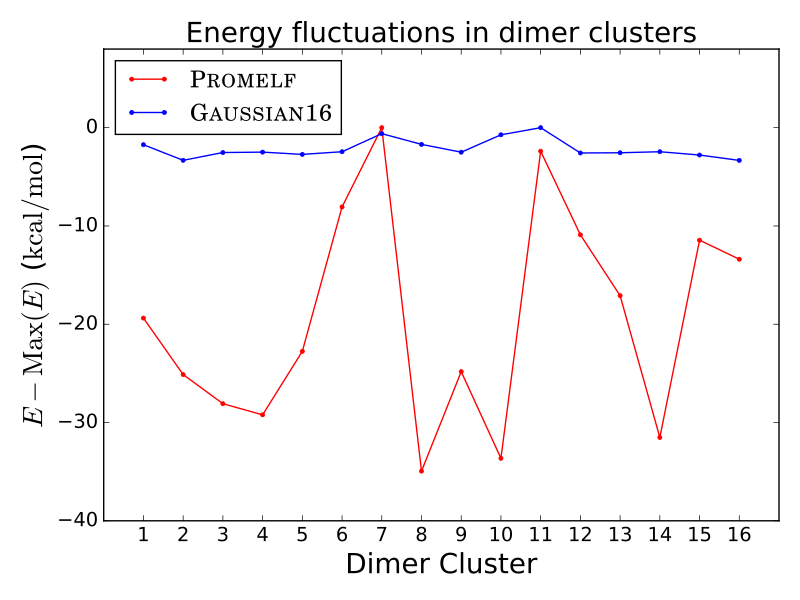

Python code for this plot:
#!/opt/homebrew/bin/python3
import numpy as np
#### Imprimir como antes
import matplotlib as mpl
import matplotlib.pyplot as plt
import matplotlib.style
mpl.style.use('classic')
axis_font = {'size' : '20'}
from matplotlib import rcParams
rcParams.update({'font.size' : 14})
rcParams.update({'figure.autolayout' : True})

fig, ax = plt.subplots()
plt.rc('text', usetex=True)
plt.rc('font', family='serif')

x        = []
promelf  = []
wfn      = []

archivo = open('dimer_energywfn.dat', 'r')
for line in archivo:
    line = line.strip()
    columns = line.split()
    source = float(columns[0]), float(columns[1]), float(columns[2])
    x.append(float(columns[0]))
    promelf.append(float(columns[1]))
    wfn.append(float(columns[2]))
archivo.close()

plt.plot(x, promelf, color='red',  marker='.', label=r'\sc{Promelf}')
plt.plot(x, wfn,     color='blue', marker='.', label=r'\sc{Gaussian16}')

plt.title(r'Energy fluctuations in dimer clusters', **axis_font)
plt.xlabel(r'Dimer Cluster', **axis_font)
plt.ylabel(r'$E-\mathrm{Max}(E)$ ($\mathrm{kcal/mol}$)', **axis_font)

plt.xlim((0, 17))
plt.ylim((-40, 8.0))
plt.xticks([1,2,3,4,5,6,7,8,9,10,11,12,13,14,15,16])

ax = plt.subplot(111)
ax.legend(loc='upper left')#, bbox_to_anchor=(1, 0.5))

plt.savefig('dimer_energywfn.pdf')
#plt.show()
